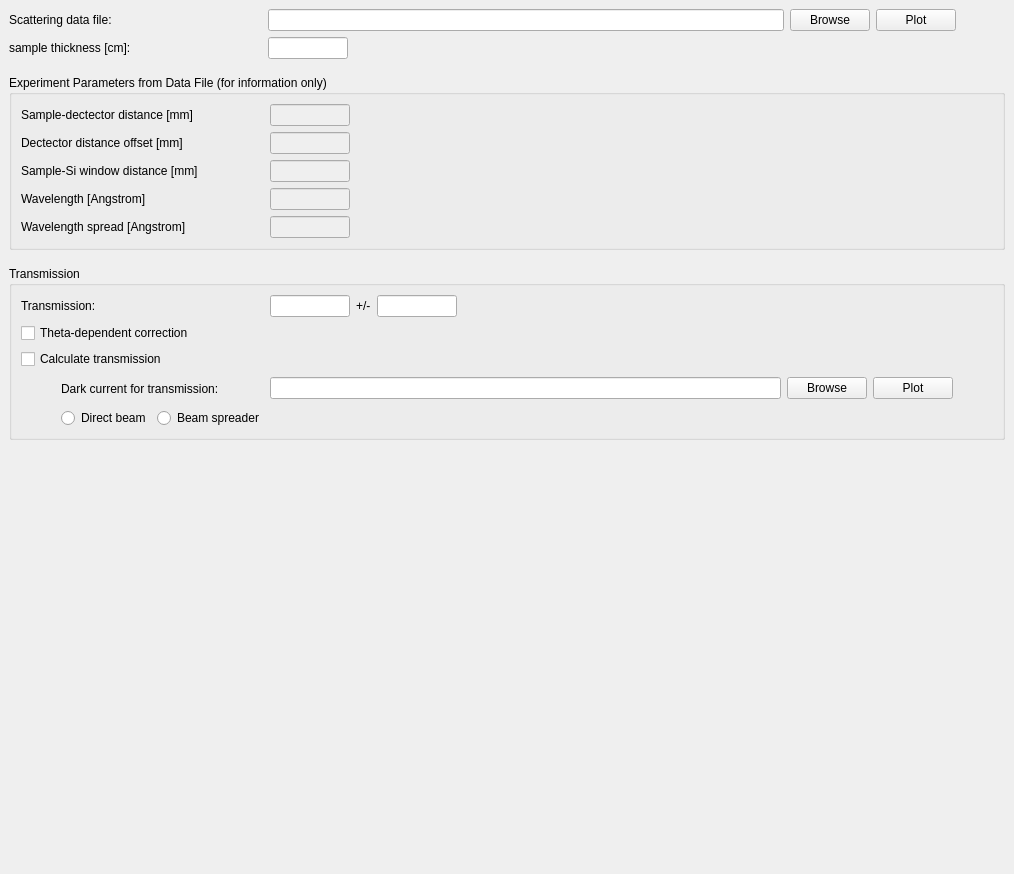
<?xml version="1.0" encoding="UTF-8"?>
<ui version="4.0">
 <class>Frame</class>
 <widget class="QFrame" name="Frame">
  <property name="geometry">
   <rect>
    <x>0</x>
    <y>0</y>
    <width>1014</width>
    <height>874</height>
   </rect>
  </property>
  <property name="windowTitle">
   <string>Frame</string>
  </property>
  <property name="frameShape">
   <enum>QFrame::NoFrame</enum>
  </property>
  <property name="frameShadow">
   <enum>QFrame::Raised</enum>
  </property>
  <layout class="QVBoxLayout" name="verticalLayout">
   <property name="margin">
    <number>0</number>
   </property>
   <item>
    <widget class="QScrollArea" name="scrollArea">
     <property name="frameShape">
      <enum>QFrame::NoFrame</enum>
     </property>
     <property name="frameShadow">
      <enum>QFrame::Sunken</enum>
     </property>
     <property name="widgetResizable">
      <bool>true</bool>
     </property>
     <widget class="QWidget" name="scrollAreaWidgetContents_2">
      <property name="geometry">
       <rect>
        <x>0</x>
        <y>0</y>
        <width>1014</width>
        <height>874</height>
       </rect>
      </property>
      <layout class="QVBoxLayout" name="verticalLayout_2">
       <item>
        <layout class="QHBoxLayout" name="horizontalLayout_7">
         <item>
          <widget class="QLabel" name="label_3">
           <property name="sizePolicy">
            <sizepolicy hsizetype="Fixed" vsizetype="Fixed">
             <horstretch>0</horstretch>
             <verstretch>0</verstretch>
            </sizepolicy>
           </property>
           <property name="minimumSize">
            <size>
             <width>175</width>
             <height>0</height>
            </size>
           </property>
           <property name="maximumSize">
            <size>
             <width>175</width>
             <height>16777215</height>
            </size>
           </property>
           <property name="text">
            <string>Scattering data file:</string>
           </property>
          </widget>
         </item>
         <item>
          <spacer name="horizontalSpacer_8">
           <property name="orientation">
            <enum>Qt::Horizontal</enum>
           </property>
           <property name="sizeType">
            <enum>QSizePolicy::Fixed</enum>
           </property>
           <property name="sizeHint" stdset="0">
            <size>
             <width>78</width>
             <height>20</height>
            </size>
           </property>
          </spacer>
         </item>
         <item>
          <widget class="QLineEdit" name="data_file_edit">
           <property name="minimumSize">
            <size>
             <width>300</width>
             <height>0</height>
            </size>
           </property>
           <property name="toolTip">
            <string>Enter a valid data file path.</string>
           </property>
          </widget>
         </item>
         <item>
          <widget class="QPushButton" name="data_file_browse_button">
           <property name="sizePolicy">
            <sizepolicy hsizetype="Fixed" vsizetype="Fixed">
             <horstretch>0</horstretch>
             <verstretch>0</verstretch>
            </sizepolicy>
           </property>
           <property name="minimumSize">
            <size>
             <width>0</width>
             <height>0</height>
            </size>
           </property>
           <property name="maximumSize">
            <size>
             <width>16777215</width>
             <height>16777215</height>
            </size>
           </property>
           <property name="text">
            <string>Browse</string>
           </property>
          </widget>
         </item>
         <item>
          <widget class="QPushButton" name="data_file_plot_button">
           <property name="sizePolicy">
            <sizepolicy hsizetype="Fixed" vsizetype="Fixed">
             <horstretch>0</horstretch>
             <verstretch>0</verstretch>
            </sizepolicy>
           </property>
           <property name="minimumSize">
            <size>
             <width>0</width>
             <height>0</height>
            </size>
           </property>
           <property name="maximumSize">
            <size>
             <width>16777215</width>
             <height>16777215</height>
            </size>
           </property>
           <property name="toolTip">
            <string>Click to plot 2D data.</string>
           </property>
           <property name="text">
            <string>Plot</string>
           </property>
          </widget>
         </item>
         <item>
          <spacer name="horizontalSpacer_7">
           <property name="orientation">
            <enum>Qt::Horizontal</enum>
           </property>
           <property name="sizeType">
            <enum>QSizePolicy::Fixed</enum>
           </property>
           <property name="sizeHint" stdset="0">
            <size>
             <width>49</width>
             <height>20</height>
            </size>
           </property>
          </spacer>
         </item>
        </layout>
       </item>
       <item>
        <layout class="QHBoxLayout" name="horizontalLayout_5">
         <item>
          <widget class="QLabel" name="label_6">
           <property name="sizePolicy">
            <sizepolicy hsizetype="Fixed" vsizetype="Fixed">
             <horstretch>0</horstretch>
             <verstretch>0</verstretch>
            </sizepolicy>
           </property>
           <property name="minimumSize">
            <size>
             <width>175</width>
             <height>0</height>
            </size>
           </property>
           <property name="maximumSize">
            <size>
             <width>175</width>
             <height>16777215</height>
            </size>
           </property>
           <property name="text">
            <string>sample thickness [cm]:</string>
           </property>
          </widget>
         </item>
         <item>
          <spacer name="horizontalSpacer_9">
           <property name="orientation">
            <enum>Qt::Horizontal</enum>
           </property>
           <property name="sizeType">
            <enum>QSizePolicy::Fixed</enum>
           </property>
           <property name="sizeHint" stdset="0">
            <size>
             <width>78</width>
             <height>20</height>
            </size>
           </property>
          </spacer>
         </item>
         <item>
          <widget class="QLineEdit" name="thickness_edit">
           <property name="sizePolicy">
            <sizepolicy hsizetype="Fixed" vsizetype="Fixed">
             <horstretch>0</horstretch>
             <verstretch>0</verstretch>
            </sizepolicy>
           </property>
           <property name="minimumSize">
            <size>
             <width>80</width>
             <height>0</height>
            </size>
           </property>
           <property name="maximumSize">
            <size>
             <width>80</width>
             <height>16777215</height>
            </size>
           </property>
           <property name="toolTip">
            <string>Enter thickness of the sample [cm]</string>
           </property>
          </widget>
         </item>
         <item>
          <spacer name="horizontalSpacer_10">
           <property name="orientation">
            <enum>Qt::Horizontal</enum>
           </property>
           <property name="sizeHint" stdset="0">
            <size>
             <width>40</width>
             <height>20</height>
            </size>
           </property>
          </spacer>
         </item>
        </layout>
       </item>
       <item>
        <spacer name="verticalSpacer">
         <property name="orientation">
          <enum>Qt::Vertical</enum>
         </property>
         <property name="sizeType">
          <enum>QSizePolicy::Fixed</enum>
         </property>
         <property name="sizeHint" stdset="0">
          <size>
           <width>20</width>
           <height>10</height>
          </size>
         </property>
        </spacer>
       </item>
       <item>
        <widget class="QGroupBox" name="geometry_options_groupbox">
         <property name="sizePolicy">
          <sizepolicy hsizetype="Expanding" vsizetype="Fixed">
           <horstretch>0</horstretch>
           <verstretch>0</verstretch>
          </sizepolicy>
         </property>
         <property name="minimumSize">
          <size>
           <width>0</width>
           <height>0</height>
          </size>
         </property>
         <property name="maximumSize">
          <size>
           <width>16777215</width>
           <height>16777215</height>
          </size>
         </property>
         <property name="title">
          <string>Experiment Parameters from Data File (for information only)</string>
         </property>
         <property name="alignment">
          <set>Qt::AlignLeading|Qt::AlignLeft|Qt::AlignTop</set>
         </property>
         <layout class="QVBoxLayout" name="verticalLayout_4">
          <item>
           <layout class="QFormLayout" name="formLayout_3">
            <property name="sizeConstraint">
             <enum>QLayout::SetDefaultConstraint</enum>
            </property>
            <property name="fieldGrowthPolicy">
             <enum>QFormLayout::AllNonFixedFieldsGrow</enum>
            </property>
            <property name="labelAlignment">
             <set>Qt::AlignLeading|Qt::AlignLeft|Qt::AlignVCenter</set>
            </property>
            <property name="formAlignment">
             <set>Qt::AlignLeading|Qt::AlignLeft|Qt::AlignTop</set>
            </property>
            <property name="horizontalSpacing">
             <number>0</number>
            </property>
            <item row="0" column="0">
             <widget class="QLabel" name="label_4">
              <property name="sizePolicy">
               <sizepolicy hsizetype="Fixed" vsizetype="Preferred">
                <horstretch>0</horstretch>
                <verstretch>0</verstretch>
               </sizepolicy>
              </property>
              <property name="minimumSize">
               <size>
                <width>249</width>
                <height>0</height>
               </size>
              </property>
              <property name="maximumSize">
               <size>
                <width>249</width>
                <height>16777215</height>
               </size>
              </property>
              <property name="text">
               <string>Sample-dectector distance [mm]</string>
              </property>
             </widget>
            </item>
            <item row="0" column="1">
             <widget class="QLineEdit" name="sample_dist_edit">
              <property name="enabled">
               <bool>false</bool>
              </property>
              <property name="sizePolicy">
               <sizepolicy hsizetype="Expanding" vsizetype="Fixed">
                <horstretch>0</horstretch>
                <verstretch>0</verstretch>
               </sizepolicy>
              </property>
              <property name="minimumSize">
               <size>
                <width>80</width>
                <height>0</height>
               </size>
              </property>
              <property name="maximumSize">
               <size>
                <width>80</width>
                <height>16777215</height>
               </size>
              </property>
              <property name="toolTip">
               <string>Sample-to-detector distance read from the data file, in mm.</string>
              </property>
             </widget>
            </item>
            <item row="1" column="0">
             <widget class="QLabel" name="label_7">
              <property name="text">
               <string>Dectector distance offset [mm]</string>
              </property>
             </widget>
            </item>
            <item row="2" column="0">
             <widget class="QLabel" name="label_8">
              <property name="text">
               <string>Sample-Si window distance [mm]</string>
              </property>
             </widget>
            </item>
            <item row="3" column="0">
             <widget class="QLabel" name="label_5">
              <property name="text">
               <string>Wavelength [Angstrom]</string>
              </property>
             </widget>
            </item>
            <item row="3" column="1">
             <widget class="QLineEdit" name="wavelength_edit">
              <property name="enabled">
               <bool>false</bool>
              </property>
              <property name="minimumSize">
               <size>
                <width>80</width>
                <height>0</height>
               </size>
              </property>
              <property name="maximumSize">
               <size>
                <width>80</width>
                <height>16777215</height>
               </size>
              </property>
              <property name="toolTip">
               <string>Neutron wavelength read from the data file.</string>
              </property>
             </widget>
            </item>
            <item row="4" column="0">
             <widget class="QLabel" name="label_10">
              <property name="text">
               <string>Wavelength spread [Angstrom]</string>
              </property>
              <property name="indent">
               <number>0</number>
              </property>
             </widget>
            </item>
            <item row="4" column="1">
             <widget class="QLineEdit" name="wavelength_spread_edit">
              <property name="enabled">
               <bool>false</bool>
              </property>
              <property name="minimumSize">
               <size>
                <width>80</width>
                <height>0</height>
               </size>
              </property>
              <property name="maximumSize">
               <size>
                <width>80</width>
                <height>16777215</height>
               </size>
              </property>
              <property name="toolTip">
               <string>Neutron wavelength spread read from the data file.</string>
              </property>
             </widget>
            </item>
            <item row="1" column="1">
             <widget class="QLineEdit" name="sample_dist_offset_edit">
              <property name="enabled">
               <bool>false</bool>
              </property>
              <property name="minimumSize">
               <size>
                <width>80</width>
                <height>0</height>
               </size>
              </property>
              <property name="maximumSize">
               <size>
                <width>80</width>
                <height>16777215</height>
               </size>
              </property>
             </widget>
            </item>
            <item row="2" column="1">
             <widget class="QLineEdit" name="sample_si_window_dist_edit">
              <property name="enabled">
               <bool>false</bool>
              </property>
              <property name="minimumSize">
               <size>
                <width>80</width>
                <height>0</height>
               </size>
              </property>
              <property name="maximumSize">
               <size>
                <width>80</width>
                <height>16777215</height>
               </size>
              </property>
             </widget>
            </item>
           </layout>
          </item>
         </layout>
        </widget>
       </item>
       <item>
        <spacer name="verticalSpacer_3">
         <property name="orientation">
          <enum>Qt::Vertical</enum>
         </property>
         <property name="sizeType">
          <enum>QSizePolicy::Fixed</enum>
         </property>
         <property name="sizeHint" stdset="0">
          <size>
           <width>20</width>
           <height>10</height>
          </size>
         </property>
        </spacer>
       </item>
       <item>
        <widget class="QGroupBox" name="groupBox">
         <property name="sizePolicy">
          <sizepolicy hsizetype="Preferred" vsizetype="Preferred">
           <horstretch>0</horstretch>
           <verstretch>0</verstretch>
          </sizepolicy>
         </property>
         <property name="title">
          <string>Transmission</string>
         </property>
         <layout class="QVBoxLayout" name="verticalLayout_3">
          <item>
           <layout class="QGridLayout" name="gridLayout">
            <item row="3" column="0">
             <widget class="QCheckBox" name="theta_dep_chk">
              <property name="toolTip">
               <string>Select to apply a theta-dependent transmission correction.</string>
              </property>
              <property name="text">
               <string>Theta-dependent correction</string>
              </property>
             </widget>
            </item>
            <item row="4" column="0">
             <widget class="QCheckBox" name="calculate_chk">
              <property name="toolTip">
               <string>Select to let the reduction software calculate the transmission.</string>
              </property>
              <property name="text">
               <string>Calculate transmission</string>
              </property>
             </widget>
            </item>
            <item row="7" column="0">
             <layout class="QHBoxLayout" name="horizontalLayout_2">
              <item>
               <spacer name="horizontalSpacer">
                <property name="orientation">
                 <enum>Qt::Horizontal</enum>
                </property>
                <property name="sizeType">
                 <enum>QSizePolicy::Fixed</enum>
                </property>
                <property name="sizeHint" stdset="0">
                 <size>
                  <width>40</width>
                  <height>20</height>
                 </size>
                </property>
               </spacer>
              </item>
              <item>
               <widget class="QRadioButton" name="direct_beam_chk">
                <property name="sizePolicy">
                 <sizepolicy hsizetype="Fixed" vsizetype="Fixed">
                  <horstretch>0</horstretch>
                  <verstretch>0</verstretch>
                 </sizepolicy>
                </property>
                <property name="toolTip">
                 <string>Select to use the direct beam method for transmission calculation.</string>
                </property>
                <property name="text">
                 <string>Direct beam</string>
                </property>
               </widget>
              </item>
              <item>
               <widget class="QRadioButton" name="beam_spreader_chk">
                <property name="sizePolicy">
                 <sizepolicy hsizetype="Fixed" vsizetype="Fixed">
                  <horstretch>0</horstretch>
                  <verstretch>0</verstretch>
                 </sizepolicy>
                </property>
                <property name="toolTip">
                 <string>Select to use the beam spreader (glassy carbon) method for transmission calculation.</string>
                </property>
                <property name="text">
                 <string>Beam spreader</string>
                </property>
               </widget>
              </item>
              <item>
               <spacer name="horizontalSpacer_4">
                <property name="orientation">
                 <enum>Qt::Horizontal</enum>
                </property>
                <property name="sizeHint" stdset="0">
                 <size>
                  <width>40</width>
                  <height>20</height>
                 </size>
                </property>
               </spacer>
              </item>
             </layout>
            </item>
            <item row="2" column="0">
             <layout class="QHBoxLayout" name="horizontalLayout_3">
              <item>
               <layout class="QHBoxLayout" name="horizontalLayout">
                <item>
                 <widget class="QLabel" name="label">
                  <property name="sizePolicy">
                   <sizepolicy hsizetype="Fixed" vsizetype="Preferred">
                    <horstretch>0</horstretch>
                    <verstretch>0</verstretch>
                   </sizepolicy>
                  </property>
                  <property name="minimumSize">
                   <size>
                    <width>180</width>
                    <height>0</height>
                   </size>
                  </property>
                  <property name="maximumSize">
                   <size>
                    <width>180</width>
                    <height>16777215</height>
                   </size>
                  </property>
                  <property name="text">
                   <string>Transmission:</string>
                  </property>
                 </widget>
                </item>
                <item>
                 <spacer name="horizontalSpacer_3">
                  <property name="orientation">
                   <enum>Qt::Horizontal</enum>
                  </property>
                  <property name="sizeType">
                   <enum>QSizePolicy::Fixed</enum>
                  </property>
                  <property name="sizeHint" stdset="0">
                   <size>
                    <width>63</width>
                    <height>20</height>
                   </size>
                  </property>
                 </spacer>
                </item>
                <item>
                 <widget class="QLineEdit" name="transmission_edit">
                  <property name="sizePolicy">
                   <sizepolicy hsizetype="Fixed" vsizetype="Fixed">
                    <horstretch>0</horstretch>
                    <verstretch>0</verstretch>
                   </sizepolicy>
                  </property>
                  <property name="minimumSize">
                   <size>
                    <width>80</width>
                    <height>0</height>
                   </size>
                  </property>
                  <property name="maximumSize">
                   <size>
                    <width>80</width>
                    <height>16777215</height>
                   </size>
                  </property>
                  <property name="toolTip">
                   <string>Sample transmission in %.</string>
                  </property>
                 </widget>
                </item>
                <item>
                 <widget class="QLabel" name="label_2">
                  <property name="sizePolicy">
                   <sizepolicy hsizetype="Fixed" vsizetype="Fixed">
                    <horstretch>0</horstretch>
                    <verstretch>0</verstretch>
                   </sizepolicy>
                  </property>
                  <property name="text">
                   <string>+/-</string>
                  </property>
                 </widget>
                </item>
                <item>
                 <widget class="QLineEdit" name="dtransmission_edit">
                  <property name="sizePolicy">
                   <sizepolicy hsizetype="Fixed" vsizetype="Fixed">
                    <horstretch>0</horstretch>
                    <verstretch>0</verstretch>
                   </sizepolicy>
                  </property>
                  <property name="minimumSize">
                   <size>
                    <width>80</width>
                    <height>0</height>
                   </size>
                  </property>
                  <property name="maximumSize">
                   <size>
                    <width>80</width>
                    <height>16777215</height>
                   </size>
                  </property>
                  <property name="toolTip">
                   <string>Uncertainty on the sample transmission.</string>
                  </property>
                 </widget>
                </item>
                <item>
                 <spacer name="horizontalSpacer_2">
                  <property name="orientation">
                   <enum>Qt::Horizontal</enum>
                  </property>
                  <property name="sizeHint" stdset="0">
                   <size>
                    <width>40</width>
                    <height>20</height>
                   </size>
                  </property>
                 </spacer>
                </item>
               </layout>
              </item>
             </layout>
            </item>
            <item row="5" column="0">
             <layout class="QHBoxLayout" name="horizontalLayout_4">
              <item>
               <spacer name="horizontalSpacer_6">
                <property name="orientation">
                 <enum>Qt::Horizontal</enum>
                </property>
                <property name="sizeType">
                 <enum>QSizePolicy::Fixed</enum>
                </property>
                <property name="sizeHint" stdset="0">
                 <size>
                  <width>40</width>
                  <height>20</height>
                 </size>
                </property>
               </spacer>
              </item>
              <item>
               <widget class="QLabel" name="dark_current_label">
                <property name="sizePolicy">
                 <sizepolicy hsizetype="Fixed" vsizetype="Fixed">
                  <horstretch>0</horstretch>
                  <verstretch>0</verstretch>
                 </sizepolicy>
                </property>
                <property name="minimumSize">
                 <size>
                  <width>203</width>
                  <height>27</height>
                 </size>
                </property>
                <property name="maximumSize">
                 <size>
                  <width>203</width>
                  <height>27</height>
                 </size>
                </property>
                <property name="text">
                 <string>Dark current for transmission:</string>
                </property>
               </widget>
              </item>
              <item>
               <widget class="QLineEdit" name="dark_current_edit">
                <property name="sizePolicy">
                 <sizepolicy hsizetype="Expanding" vsizetype="Fixed">
                  <horstretch>0</horstretch>
                  <verstretch>0</verstretch>
                 </sizepolicy>
                </property>
                <property name="minimumSize">
                 <size>
                  <width>300</width>
                  <height>0</height>
                 </size>
                </property>
                <property name="maximumSize">
                 <size>
                  <width>16777215</width>
                  <height>16777215</height>
                 </size>
                </property>
                <property name="toolTip">
                 <string>Enter a valid file path to be used for the dark current data.</string>
                </property>
               </widget>
              </item>
              <item>
               <widget class="QPushButton" name="dark_current_button">
                <property name="sizePolicy">
                 <sizepolicy hsizetype="Fixed" vsizetype="Fixed">
                  <horstretch>0</horstretch>
                  <verstretch>0</verstretch>
                 </sizepolicy>
                </property>
                <property name="minimumSize">
                 <size>
                  <width>0</width>
                  <height>0</height>
                 </size>
                </property>
                <property name="maximumSize">
                 <size>
                  <width>16777215</width>
                  <height>16777215</height>
                 </size>
                </property>
                <property name="text">
                 <string>Browse</string>
                </property>
               </widget>
              </item>
              <item>
               <widget class="QPushButton" name="dark_current_plot_button">
                <property name="sizePolicy">
                 <sizepolicy hsizetype="Fixed" vsizetype="Fixed">
                  <horstretch>0</horstretch>
                  <verstretch>0</verstretch>
                 </sizepolicy>
                </property>
                <property name="minimumSize">
                 <size>
                  <width>0</width>
                  <height>0</height>
                 </size>
                </property>
                <property name="maximumSize">
                 <size>
                  <width>16777215</width>
                  <height>16777215</height>
                 </size>
                </property>
                <property name="toolTip">
                 <string>Click to plot 2D data.</string>
                </property>
                <property name="text">
                 <string>Plot</string>
                </property>
               </widget>
              </item>
              <item>
               <spacer name="horizontalSpacer_5">
                <property name="orientation">
                 <enum>Qt::Horizontal</enum>
                </property>
                <property name="sizeType">
                 <enum>QSizePolicy::Fixed</enum>
                </property>
                <property name="sizeHint" stdset="0">
                 <size>
                  <width>40</width>
                  <height>20</height>
                 </size>
                </property>
               </spacer>
              </item>
             </layout>
            </item>
           </layout>
          </item>
          <item>
           <layout class="QVBoxLayout" name="widget_placeholder">
            <property name="spacing">
             <number>0</number>
            </property>
           </layout>
          </item>
         </layout>
        </widget>
       </item>
       <item>
        <spacer name="verticalSpacer_2">
         <property name="orientation">
          <enum>Qt::Vertical</enum>
         </property>
         <property name="sizeType">
          <enum>QSizePolicy::Expanding</enum>
         </property>
         <property name="sizeHint" stdset="0">
          <size>
           <width>20</width>
           <height>40</height>
          </size>
         </property>
        </spacer>
       </item>
      </layout>
     </widget>
    </widget>
   </item>
  </layout>
 </widget>
 <resources/>
 <connections/>
</ui>
